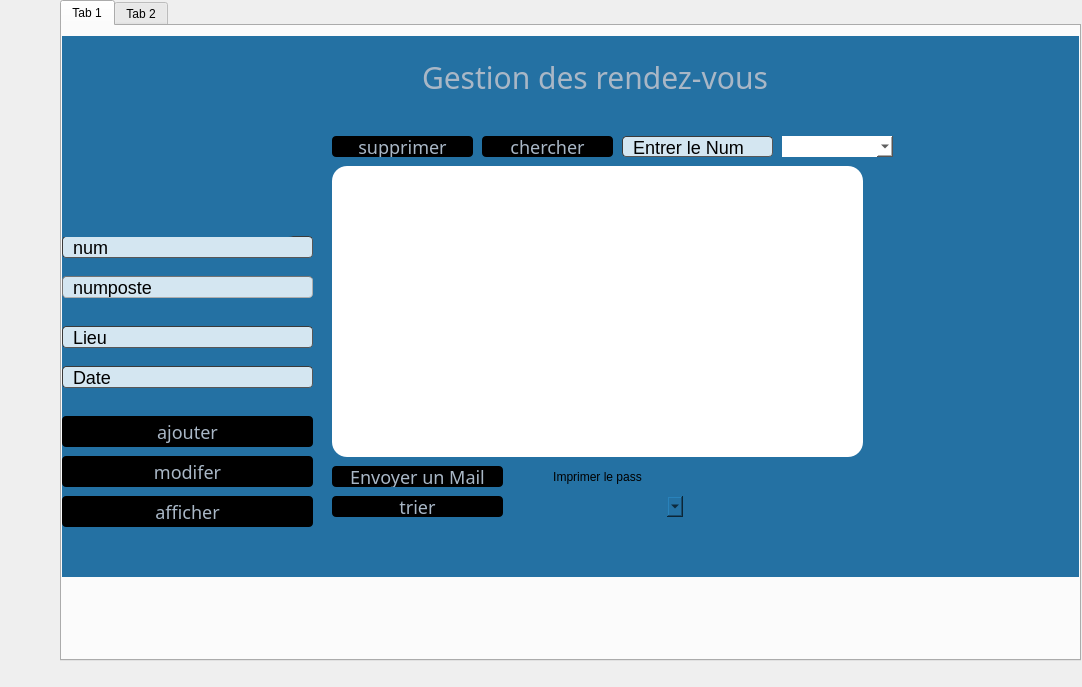
<?xml version="1.0" encoding="UTF-8"?>
<ui version="4.0">
 <class>entretienn</class>
 <widget class="QDialog" name="entretienn">
  <property name="geometry">
   <rect>
    <x>0</x>
    <y>0</y>
    <width>1082</width>
    <height>687</height>
   </rect>
  </property>
  <property name="windowTitle">
   <string>Dialog</string>
  </property>
  <widget class="QTabWidget" name="tabWidget">
   <property name="geometry">
    <rect>
     <x>60</x>
     <y>0</y>
     <width>1021</width>
     <height>661</height>
    </rect>
   </property>
   <property name="currentIndex">
    <number>0</number>
   </property>
   <widget class="QWidget" name="tab">
    <attribute name="title">
     <string>Tab 1</string>
    </attribute>
    <widget class="QFrame" name="frame_2">
     <property name="geometry">
      <rect>
       <x>-20</x>
       <y>10</y>
       <width>1101</width>
       <height>541</height>
      </rect>
     </property>
     <property name="styleSheet">
      <string notr="true">background-color:  #2471a3 ;
border-radius:15px;
</string>
     </property>
     <property name="frameShape">
      <enum>QFrame::StyledPanel</enum>
     </property>
     <property name="frameShadow">
      <enum>QFrame::Raised</enum>
     </property>
     <widget class="QTableView" name="tableView_2">
      <property name="geometry">
       <rect>
        <x>290</x>
        <y>130</y>
        <width>531</width>
        <height>291</height>
       </rect>
      </property>
      <property name="styleSheet">
       <string notr="true">background:white;</string>
      </property>
     </widget>
     <widget class="QLineEdit" name="Linenum">
      <property name="geometry">
       <rect>
        <x>20</x>
        <y>200</y>
        <width>251</width>
        <height>22</height>
       </rect>
      </property>
      <property name="styleSheet">
       <string notr="true">
border-width: 1px; border-radius: 4px;
font-size: 18px;
	border-color: rgb(58, 58, 58);
	border-style: inset;
	padding: 0 8px;
	color:  #000000 ;
	background: #d4e6f1 ;
	selection-background-color:#007b50;
	selection-color: #FFFFFF
;</string>
      </property>
      <property name="text">
       <string>num</string>
      </property>
      <property name="placeholderText">
       <string>CODE</string>
      </property>
     </widget>
     <widget class="QLineEdit" name="linenumposte">
      <property name="geometry">
       <rect>
        <x>20</x>
        <y>240</y>
        <width>251</width>
        <height>22</height>
       </rect>
      </property>
      <property name="styleSheet">
       <string notr="true">
border-width: 1px; border-radius: 4px;
font-size: 18px;
	border-color:rgb(116, 116, 116) ;
	border-style: inset;
	padding: 0 8px;
	color:  #000000 ;
	background: #d4e6f1 ;
	selection-background-color:#007b50;
	selection-color: #FFFFFF
;</string>
      </property>
      <property name="text">
       <string>numposte</string>
      </property>
      <property name="placeholderText">
       <string>NOTE_CL</string>
      </property>
     </widget>
     <widget class="QLineEdit" name="linelieu">
      <property name="geometry">
       <rect>
        <x>20</x>
        <y>290</y>
        <width>251</width>
        <height>22</height>
       </rect>
      </property>
      <property name="styleSheet">
       <string notr="true">
border-width: 1px; border-radius: 4px;
font-size: 18px;
	border-color: rgb(58, 58, 58);
	border-style: inset;
	padding: 0 8px;
	color:  #000000 ;
	background: #d4e6f1 ;
	selection-background-color:#007b50;
	selection-color: #FFFFFF
;</string>
      </property>
      <property name="text">
       <string>Lieu</string>
      </property>
      <property name="placeholderText">
       <string>NOTE_CN</string>
      </property>
     </widget>
     <widget class="QLineEdit" name="linedate">
      <property name="geometry">
       <rect>
        <x>20</x>
        <y>330</y>
        <width>251</width>
        <height>22</height>
       </rect>
      </property>
      <property name="styleSheet">
       <string notr="true">
border-width: 1px; border-radius: 4px;
font-size: 18px;
	border-color: rgb(58, 58, 58);
	border-style: inset;
	padding: 0 8px;
	color:  #000000 ;
	background: #d4e6f1 ;
	selection-background-color:#007b50;
	selection-color: #FFFFFF
;

</string>
      </property>
      <property name="text">
       <string>Date</string>
      </property>
      <property name="placeholderText">
       <string>NOTE_MOTIVATION</string>
      </property>
     </widget>
     <widget class="QLabel" name="label_3">
      <property name="geometry">
       <rect>
        <x>380</x>
        <y>20</y>
        <width>361</width>
        <height>41</height>
       </rect>
      </property>
      <property name="styleSheet">
       <string notr="true">font-family: century gothic;
font-size: 30px;
color: #a9b7c6;
text-align: center;</string>
      </property>
      <property name="text">
       <string>Gestion des rendez-vous</string>
      </property>
     </widget>
     <widget class="QPushButton" name="pushButton">
      <property name="geometry">
       <rect>
        <x>20</x>
        <y>380</y>
        <width>251</width>
        <height>31</height>
       </rect>
      </property>
      <property name="styleSheet">
       <string notr="true">#pushButton{

background-color: black;
border-radius: 4px;
	border-color: rgb(58, 58, 58);
	border-style: inset;
font-family: century gothic;
font-size: 18px;
color: #a9b7c6;
}
#pushButton:hover{
border-style: solid;
	border-top-color: transparent;
	border-right-color: transparent;
	border-left-color: transparent;
	border-bottom-color: #e67e22;
	border-bottom-width: 1px;
	border-bottom-radius: 6px;
	border-style: solid;
	color: #FFFFFF;
	padding-bottom: 2px;
	background-color: green;
}</string>
      </property>
      <property name="text">
       <string>ajouter</string>
      </property>
     </widget>
     <widget class="QPushButton" name="pushButton_2">
      <property name="geometry">
       <rect>
        <x>20</x>
        <y>460</y>
        <width>251</width>
        <height>31</height>
       </rect>
      </property>
      <property name="styleSheet">
       <string notr="true">#pushButton_2{
	background-image: url(:/new/prefix1/res/back.png);

background-color: black;
border-radius: 4px;
	border-color: rgb(58, 58, 58);
	border-style: inset;
font-family: century gothic;
font-size: 18px;
color: #a9b7c6;
}
#pushButton_2:hover{
border-style: solid;
	border-top-color: transparent;
	border-right-color: transparent;
	border-left-color: transparent;
	border-bottom-color: #e67e22;
	border-bottom-width: 1px;
	border-bottom-radius: 6px;
	border-style: solid;
	color: #FFFFFF;
	padding-bottom: 2px;
	background-color: green;
}</string>
      </property>
      <property name="text">
       <string>afficher</string>
      </property>
     </widget>
     <widget class="QPushButton" name="pushButton_3">
      <property name="geometry">
       <rect>
        <x>440</x>
        <y>100</y>
        <width>131</width>
        <height>21</height>
       </rect>
      </property>
      <property name="styleSheet">
       <string notr="true">#pushButton_3{

background-color: black;
border-radius: 4px;
	border-color: rgb(58, 58, 58);
	border-style: inset;
font-family: century gothic;
font-size: 18px;
color: #a9b7c6;
}
#pushButton_3:hover{
border-style: solid;
	border-top-color: transparent;
	border-right-color: transparent;
	border-left-color: transparent;
	border-bottom-color: #e67e22;
	border-bottom-width: 1px;
	border-bottom-radius: 6px;
	border-style: solid;
	color: #FFFFFF;
	padding-bottom: 2px;
	background-color: green;
}</string>
      </property>
      <property name="text">
       <string>chercher</string>
      </property>
     </widget>
     <widget class="QPushButton" name="pushButton_4">
      <property name="geometry">
       <rect>
        <x>290</x>
        <y>460</y>
        <width>171</width>
        <height>21</height>
       </rect>
      </property>
      <property name="styleSheet">
       <string notr="true">#pushButton_4{

background-color: black
;
border-radius: 4px;
	border-color: rgb(58, 58, 58);
	border-style: inset;
font-family: century gothic;
font-size: 18px;
color: #a9b7c6;
}
#pushButton_4:hover{
border-style: solid;
	border-top-color: transparent;
	border-right-color: transparent;
	border-left-color: transparent;
	border-bottom-color: #e67e22;
	border-bottom-width: 1px;
	border-bottom-radius: 6px;
	border-style: solid;
	color: #FFFFFF;
	padding-bottom: 2px;
	background-color: green;
}</string>
      </property>
      <property name="text">
       <string>trier</string>
      </property>
     </widget>
     <widget class="QPushButton" name="pushButton_5">
      <property name="geometry">
       <rect>
        <x>290</x>
        <y>430</y>
        <width>171</width>
        <height>21</height>
       </rect>
      </property>
      <property name="styleSheet">
       <string notr="true">#pushButton_5{

background-color: black;
border-radius: 4px;
	border-color: rgb(58, 58, 58);
	border-style: inset;
font-family: century gothic;
font-size: 18px;
color: #a9b7c6;
}
#pushButton_5:hover{
border-style: solid;
	border-top-color: transparent;
	border-right-color: transparent;
	border-left-color: transparent;
	border-bottom-color: #e67e22;
	border-bottom-width: 1px;
	border-bottom-radius: 6px;
	border-style: solid;
	color: #FFFFFF;
	padding-bottom: 2px;
	background-color: green;
}</string>
      </property>
      <property name="text">
       <string>Envoyer un Mail</string>
      </property>
     </widget>
     <widget class="QLineEdit" name="lineEdit_12">
      <property name="geometry">
       <rect>
        <x>580</x>
        <y>100</y>
        <width>151</width>
        <height>21</height>
       </rect>
      </property>
      <property name="styleSheet">
       <string notr="true">
border-width: 1px; border-radius: 4px;
font-size: 18px;
	border-color: rgb(58, 58, 58);
	border-style: inset;
	padding: 0 8px;
	color:  #000000 ;
	background: #d4e6f1 ;
	selection-background-color:#007b50;
	selection-color: #FFFFFF
;</string>
      </property>
      <property name="text">
       <string>Entrer le Num</string>
      </property>
      <property name="placeholderText">
       <string>ENTER LE CODE</string>
      </property>
     </widget>
     <widget class="QPushButton" name="pushButton_6">
      <property name="geometry">
       <rect>
        <x>290</x>
        <y>100</y>
        <width>141</width>
        <height>21</height>
       </rect>
      </property>
      <property name="styleSheet">
       <string notr="true">#pushButton_6{

background-color: black;
border-radius: 4px;
	border-color: rgb(58, 58, 58);
	border-style: inset;
font-family: century gothic;
font-size: 18px;
color: #a9b7c6;
}
#pushButton_6:hover{
border-style: solid;
	border-top-color: transparent;
	border-right-color: transparent;
	border-left-color: transparent;
	border-bottom-color: #e67e22;
	border-bottom-width: 1px;
	border-bottom-radius: 6px;
	border-style: solid;
	color: #FFFFFF;
	padding-bottom: 2px;
	background-color: green;
}</string>
      </property>
      <property name="text">
       <string>supprimer</string>
      </property>
     </widget>
     <widget class="QPushButton" name="pushButton_7">
      <property name="geometry">
       <rect>
        <x>20</x>
        <y>420</y>
        <width>251</width>
        <height>31</height>
       </rect>
      </property>
      <property name="styleSheet">
       <string notr="true">#pushButton_7{

background-color: black;
border-radius: 4px;
	border-color: rgb(58, 58, 58);
	border-style: inset;
font-family: century gothic;
font-size: 18px;
color: #a9b7c6;
}
#pushButton_7:hover{
border-style: solid;
	border-top-color: transparent;
	border-right-color: transparent;
	border-left-color: transparent;
	border-bottom-color: #e67e22;
	border-bottom-width: 1px;
	border-bottom-radius: 6px;
	border-style: solid;
	color: #FFFFFF;
	padding-bottom: 2px;
	background-color: green;
}</string>
      </property>
      <property name="text">
       <string>modifer</string>
      </property>
     </widget>
     <widget class="QPushButton" name="pushButton_16">
      <property name="geometry">
       <rect>
        <x>470</x>
        <y>430</y>
        <width>171</width>
        <height>21</height>
       </rect>
      </property>
      <property name="styleSheet">
       <string notr="true">#pushButton_8{

background-color: black;
border-radius: 4px;
	border-color: rgb(58, 58, 58);
	border-style: inset;
font-family: century gothic;
font-size: 18px;
color: #a9b7c6;
}
#pushButton_8:hover{
border-style: solid;
	border-top-color: transparent;
	border-right-color: transparent;
	border-left-color: transparent;
	border-bottom-color: #e67e22;
	border-bottom-width: 1px;
	border-bottom-radius: 6px;
	border-style: solid;
	color: #FFFFFF;
	padding-bottom: 2px;
	background-color: green;
}</string>
      </property>
      <property name="text">
       <string>Imprimer le pass</string>
      </property>
     </widget>
     <widget class="QLabel" name="label_4">
      <property name="geometry">
       <rect>
        <x>0</x>
        <y>0</y>
        <width>261</width>
        <height>201</height>
       </rect>
      </property>
      <property name="styleSheet">
       <string notr="true">border-right-color: rgb(0, 170, 255);</string>
      </property>
      <property name="text">
       <string/>
      </property>
      <property name="pixmap">
       <pixmap>../../picto-bleu-v2-01 (1).png</pixmap>
      </property>
     </widget>
     <widget class="QComboBox" name="combo">
      <property name="geometry">
       <rect>
        <x>740</x>
        <y>100</y>
        <width>111</width>
        <height>21</height>
       </rect>
      </property>
      <property name="styleSheet">
       <string notr="true">background-color: rgb(255, 255, 255);</string>
      </property>
     </widget>
     <widget class="QComboBox" name="comboBox_4">
      <property name="geometry">
       <rect>
        <x>470</x>
        <y>460</y>
        <width>171</width>
        <height>21</height>
       </rect>
      </property>
     </widget>
     <widget class="QLabel" name="label">
      <property name="geometry">
       <rect>
        <x>20</x>
        <y>-80</y>
        <width>1071</width>
        <height>591</height>
       </rect>
      </property>
      <property name="text">
       <string/>
      </property>
      <property name="pixmap">
       <pixmap>:/new/prefix1/res/back.png</pixmap>
      </property>
     </widget>
     <zorder>label</zorder>
     <zorder>tableView_2</zorder>
     <zorder>linenumposte</zorder>
     <zorder>linelieu</zorder>
     <zorder>linedate</zorder>
     <zorder>label_3</zorder>
     <zorder>pushButton</zorder>
     <zorder>pushButton_2</zorder>
     <zorder>pushButton_3</zorder>
     <zorder>pushButton_4</zorder>
     <zorder>pushButton_5</zorder>
     <zorder>lineEdit_12</zorder>
     <zorder>pushButton_6</zorder>
     <zorder>pushButton_7</zorder>
     <zorder>pushButton_16</zorder>
     <zorder>combo</zorder>
     <zorder>comboBox_4</zorder>
     <zorder>Linenum</zorder>
     <zorder>label_4</zorder>
    </widget>
   </widget>
   <widget class="QWidget" name="tab_2">
    <attribute name="title">
     <string>Tab 2</string>
    </attribute>
    <widget class="QLabel" name="label_2">
     <property name="geometry">
      <rect>
       <x>10</x>
       <y>-60</y>
       <width>1201</width>
       <height>641</height>
      </rect>
     </property>
     <property name="text">
      <string/>
     </property>
     <property name="pixmap">
      <pixmap>:/new/prefix1/res/back.png</pixmap>
     </property>
    </widget>
    <widget class="QTextEdit" name="textEdit">
     <property name="geometry">
      <rect>
       <x>110</x>
       <y>280</y>
       <width>611</width>
       <height>201</height>
      </rect>
     </property>
    </widget>
    <widget class="QLabel" name="label_5">
     <property name="geometry">
      <rect>
       <x>370</x>
       <y>20</y>
       <width>361</width>
       <height>71</height>
      </rect>
     </property>
     <property name="styleSheet">
      <string notr="true">font-family: century gothic;
font-size: 30px;
color: #a9b7c6;
text-align: center;</string>
     </property>
     <property name="text">
      <string>Mailing</string>
     </property>
    </widget>
    <widget class="QLabel" name="label_6">
     <property name="geometry">
      <rect>
       <x>130</x>
       <y>150</y>
       <width>47</width>
       <height>13</height>
      </rect>
     </property>
     <property name="text">
      <string/>
     </property>
    </widget>
    <widget class="QLabel" name="label_7">
     <property name="geometry">
      <rect>
       <x>110</x>
       <y>70</y>
       <width>161</width>
       <height>31</height>
      </rect>
     </property>
     <property name="styleSheet">
      <string notr="true">font-family: century gothic;
font: 6pt &quot;MS Shell Dlg 2&quot;;
font-size: 30px;
color: #a9b7c6;
text-align: center;</string>
     </property>
     <property name="text">
      <string>Send to</string>
     </property>
    </widget>
    <widget class="QLabel" name="label_8">
     <property name="geometry">
      <rect>
       <x>110</x>
       <y>170</y>
       <width>121</width>
       <height>31</height>
      </rect>
     </property>
     <property name="styleSheet">
      <string notr="true">font-family: century gothic;
font-size: 30px;
color: #a9b7c6;
text-align: center;</string>
     </property>
     <property name="text">
      <string>Subject</string>
     </property>
    </widget>
    <widget class="QLineEdit" name="lineEdit_14">
     <property name="geometry">
      <rect>
       <x>110</x>
       <y>120</y>
       <width>291</width>
       <height>41</height>
      </rect>
     </property>
    </widget>
    <widget class="QLineEdit" name="lineEdit_13">
     <property name="geometry">
      <rect>
       <x>110</x>
       <y>210</y>
       <width>281</width>
       <height>41</height>
      </rect>
     </property>
    </widget>
   </widget>
  </widget>
 </widget>
 <resources/>
 <connections/>
</ui>
